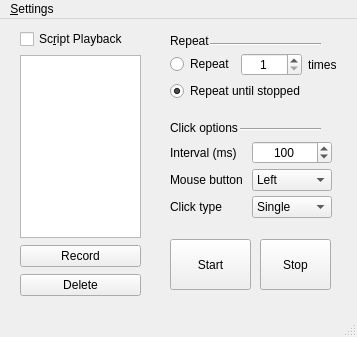
<?xml version="1.0" encoding="UTF-8"?>
<ui version="4.0">
 <class>MainWindow</class>
 <widget class="QMainWindow" name="MainWindow">
  <property name="enabled">
   <bool>true</bool>
  </property>
  <property name="geometry">
   <rect>
    <x>0</x>
    <y>0</y>
    <width>357</width>
    <height>337</height>
   </rect>
  </property>
  <property name="windowTitle">
   <string>MainWindow</string>
  </property>
  <property name="toolButtonStyle">
   <enum>Qt::ToolButtonStyle::ToolButtonIconOnly</enum>
  </property>
  <property name="animated">
   <bool>true</bool>
  </property>
  <property name="documentMode">
   <bool>false</bool>
  </property>
  <widget class="QWidget" name="centralwidget">
   <property name="enabled">
    <bool>true</bool>
   </property>
   <property name="acceptDrops">
    <bool>false</bool>
   </property>
   <widget class="QWidget" name="gridLayoutWidget_2">
    <property name="geometry">
     <rect>
      <x>170</x>
      <y>10</y>
      <width>181</width>
      <height>80</height>
     </rect>
    </property>
    <layout class="QGridLayout" name="repeat_grid">
     <property name="horizontalSpacing">
      <number>6</number>
     </property>
     <property name="verticalSpacing">
      <number>0</number>
     </property>
     <item row="1" column="2">
      <widget class="QLabel" name="label_3">
       <property name="text">
        <string>times</string>
       </property>
      </widget>
     </item>
     <item row="0" column="0" colspan="3">
      <widget class="QLabel" name="repeat_label">
       <property name="sizePolicy">
        <sizepolicy hsizetype="Preferred" vsizetype="Fixed">
         <horstretch>0</horstretch>
         <verstretch>0</verstretch>
        </sizepolicy>
       </property>
       <property name="text">
        <string>Repeat</string>
       </property>
      </widget>
     </item>
     <item row="1" column="1">
      <widget class="QSpinBox" name="repeat_times_input">
       <property name="sizePolicy">
        <sizepolicy hsizetype="Fixed" vsizetype="Fixed">
         <horstretch>0</horstretch>
         <verstretch>0</verstretch>
        </sizepolicy>
       </property>
       <property name="layoutDirection">
        <enum>Qt::LayoutDirection::LeftToRight</enum>
       </property>
       <property name="autoFillBackground">
        <bool>false</bool>
       </property>
       <property name="frame">
        <bool>true</bool>
       </property>
       <property name="alignment">
        <set>Qt::AlignmentFlag::AlignCenter</set>
       </property>
       <property name="accelerated">
        <bool>false</bool>
       </property>
       <property name="minimum">
        <number>1</number>
       </property>
       <property name="maximum">
        <number>10000</number>
       </property>
       <property name="value">
        <number>1</number>
       </property>
      </widget>
     </item>
     <item row="2" column="0" colspan="3">
      <widget class="QRadioButton" name="repeat_stop_radio">
       <property name="text">
        <string>Repeat until stopped</string>
       </property>
       <property name="checked">
        <bool>true</bool>
       </property>
      </widget>
     </item>
     <item row="1" column="0">
      <widget class="QRadioButton" name="repeat_times_radio">
       <property name="text">
        <string>Repeat</string>
       </property>
      </widget>
     </item>
    </layout>
   </widget>
   <widget class="QPushButton" name="start_btn">
    <property name="geometry">
     <rect>
      <x>170</x>
      <y>220</y>
      <width>81</width>
      <height>51</height>
     </rect>
    </property>
    <property name="text">
     <string>Start</string>
    </property>
    <property name="default">
     <bool>false</bool>
    </property>
   </widget>
   <widget class="Line" name="line_3">
    <property name="geometry">
     <rect>
      <x>210</x>
      <y>10</y>
      <width>111</width>
      <height>31</height>
     </rect>
    </property>
    <property name="orientation">
     <enum>Qt::Orientation::Horizontal</enum>
    </property>
   </widget>
   <widget class="QWidget" name="verticalLayoutWidget_2">
    <property name="geometry">
     <rect>
      <x>20</x>
      <y>10</y>
      <width>131</width>
      <height>331</height>
     </rect>
    </property>
    <layout class="QVBoxLayout" name="verticalLayout">
     <item>
      <widget class="QCheckBox" name="enable_script_checkbox">
       <property name="text">
        <string>Sc&amp;ript Playback</string>
       </property>
       <property name="autoRepeat">
        <bool>false</bool>
       </property>
       <property name="tristate">
        <bool>false</bool>
       </property>
      </widget>
     </item>
     <item>
      <widget class="QWidget" name="script_container" native="true">
       <property name="sizePolicy">
        <sizepolicy hsizetype="Minimum" vsizetype="Minimum">
         <horstretch>0</horstretch>
         <verstretch>0</verstretch>
        </sizepolicy>
       </property>
       <property name="maximumSize">
        <size>
         <width>16777215</width>
         <height>16777215</height>
        </size>
       </property>
       <widget class="QWidget" name="layoutWidget">
        <property name="geometry">
         <rect>
          <x>0</x>
          <y>0</y>
          <width>121</width>
          <height>241</height>
         </rect>
        </property>
        <layout class="QVBoxLayout" name="script_func_group">
         <property name="spacing">
          <number>7</number>
         </property>
         <property name="sizeConstraint">
          <enum>QLayout::SizeConstraint::SetMinimumSize</enum>
         </property>
         <item>
          <widget class="CustomListView" name="listView">
           <property name="enabled">
            <bool>true</bool>
           </property>
           <property name="cursor" stdset="0">
            <cursorShape>ArrowCursor</cursorShape>
           </property>
           <property name="layoutDirection">
            <enum>Qt::LayoutDirection::LeftToRight</enum>
           </property>
          </widget>
         </item>
         <item>
          <widget class="QPushButton" name="record_btn">
           <property name="sizePolicy">
            <sizepolicy hsizetype="Minimum" vsizetype="Fixed">
             <horstretch>0</horstretch>
             <verstretch>0</verstretch>
            </sizepolicy>
           </property>
           <property name="autoFillBackground">
            <bool>false</bool>
           </property>
           <property name="text">
            <string>Record</string>
           </property>
           <property name="checkable">
            <bool>false</bool>
           </property>
           <property name="checked">
            <bool>false</bool>
           </property>
           <property name="autoDefault">
            <bool>false</bool>
           </property>
           <property name="default">
            <bool>false</bool>
           </property>
           <property name="flat">
            <bool>false</bool>
           </property>
          </widget>
         </item>
         <item>
          <widget class="QPushButton" name="delete_btn">
           <property name="text">
            <string>Delete</string>
           </property>
          </widget>
         </item>
        </layout>
       </widget>
      </widget>
     </item>
    </layout>
   </widget>
   <widget class="QWidget" name="click_container" native="true">
    <property name="geometry">
     <rect>
      <x>160</x>
      <y>90</y>
      <width>191</width>
      <height>111</height>
     </rect>
    </property>
    <widget class="Line" name="line">
     <property name="geometry">
      <rect>
       <x>80</x>
       <y>0</y>
       <width>81</width>
       <height>41</height>
      </rect>
     </property>
     <property name="orientation">
      <enum>Qt::Orientation::Horizontal</enum>
     </property>
    </widget>
    <widget class="QWidget" name="gridLayoutWidget">
     <property name="geometry">
      <rect>
       <x>10</x>
       <y>10</y>
       <width>162</width>
       <height>99</height>
      </rect>
     </property>
     <layout class="QGridLayout" name="click_grid">
      <property name="sizeConstraint">
       <enum>QLayout::SizeConstraint::SetDefaultConstraint</enum>
      </property>
      <property name="leftMargin">
       <number>0</number>
      </property>
      <property name="horizontalSpacing">
       <number>9</number>
      </property>
      <property name="verticalSpacing">
       <number>5</number>
      </property>
      <item row="1" column="0">
       <widget class="QLabel" name="interval_label">
        <property name="sizePolicy">
         <sizepolicy hsizetype="Fixed" vsizetype="Preferred">
          <horstretch>0</horstretch>
          <verstretch>0</verstretch>
         </sizepolicy>
        </property>
        <property name="text">
         <string>Interval (ms)</string>
        </property>
        <property name="alignment">
         <set>Qt::AlignmentFlag::AlignLeading|Qt::AlignmentFlag::AlignLeft|Qt::AlignmentFlag::AlignVCenter</set>
        </property>
       </widget>
      </item>
      <item row="0" column="0" colspan="2">
       <widget class="QLabel" name="click_label">
        <property name="enabled">
         <bool>true</bool>
        </property>
        <property name="frameShape">
         <enum>QFrame::Shape::NoFrame</enum>
        </property>
        <property name="text">
         <string>Click options</string>
        </property>
        <property name="scaledContents">
         <bool>false</bool>
        </property>
        <property name="alignment">
         <set>Qt::AlignmentFlag::AlignLeading|Qt::AlignmentFlag::AlignLeft|Qt::AlignmentFlag::AlignVCenter</set>
        </property>
       </widget>
      </item>
      <item row="2" column="0">
       <widget class="QLabel" name="button_label">
        <property name="sizePolicy">
         <sizepolicy hsizetype="Fixed" vsizetype="Preferred">
          <horstretch>0</horstretch>
          <verstretch>0</verstretch>
         </sizepolicy>
        </property>
        <property name="text">
         <string>Mouse button</string>
        </property>
        <property name="alignment">
         <set>Qt::AlignmentFlag::AlignLeading|Qt::AlignmentFlag::AlignLeft|Qt::AlignmentFlag::AlignVCenter</set>
        </property>
       </widget>
      </item>
      <item row="2" column="1">
       <widget class="QComboBox" name="button_combobox">
        <item>
         <property name="text">
          <string>Left</string>
         </property>
        </item>
        <item>
         <property name="text">
          <string>Right</string>
         </property>
        </item>
        <item>
         <property name="text">
          <string>Middle</string>
         </property>
        </item>
       </widget>
      </item>
      <item row="1" column="1">
       <widget class="QSpinBox" name="click_interval_input">
        <property name="sizePolicy">
         <sizepolicy hsizetype="Expanding" vsizetype="Fixed">
          <horstretch>0</horstretch>
          <verstretch>0</verstretch>
         </sizepolicy>
        </property>
        <property name="layoutDirection">
         <enum>Qt::LayoutDirection::LeftToRight</enum>
        </property>
        <property name="autoFillBackground">
         <bool>false</bool>
        </property>
        <property name="frame">
         <bool>true</bool>
        </property>
        <property name="alignment">
         <set>Qt::AlignmentFlag::AlignCenter</set>
        </property>
        <property name="accelerated">
         <bool>false</bool>
        </property>
        <property name="minimum">
         <number>1</number>
        </property>
        <property name="maximum">
         <number>9999999</number>
        </property>
        <property name="value">
         <number>100</number>
        </property>
       </widget>
      </item>
      <item row="3" column="1">
       <widget class="QComboBox" name="clicktype_combobox">
        <item>
         <property name="text">
          <string>Single</string>
         </property>
        </item>
        <item>
         <property name="text">
          <string>Double</string>
         </property>
        </item>
       </widget>
      </item>
      <item row="3" column="0">
       <widget class="QLabel" name="clicktype_label">
        <property name="sizePolicy">
         <sizepolicy hsizetype="Fixed" vsizetype="Preferred">
          <horstretch>0</horstretch>
          <verstretch>0</verstretch>
         </sizepolicy>
        </property>
        <property name="text">
         <string>Click type</string>
        </property>
        <property name="alignment">
         <set>Qt::AlignmentFlag::AlignLeading|Qt::AlignmentFlag::AlignLeft|Qt::AlignmentFlag::AlignVCenter</set>
        </property>
       </widget>
      </item>
     </layout>
    </widget>
   </widget>
   <widget class="QPushButton" name="stop_btn">
    <property name="geometry">
     <rect>
      <x>260</x>
      <y>220</y>
      <width>71</width>
      <height>51</height>
     </rect>
    </property>
    <property name="text">
     <string>Stop</string>
    </property>
    <property name="default">
     <bool>false</bool>
    </property>
   </widget>
  </widget>
  <widget class="QMenuBar" name="menubar">
   <property name="geometry">
    <rect>
     <x>0</x>
     <y>0</y>
     <width>357</width>
     <height>22</height>
    </rect>
   </property>
   <widget class="QMenu" name="menusettings">
    <property name="title">
     <string>&amp;Settings</string>
    </property>
    <addaction name="playbackconfig_QAction"/>
   </widget>
   <addaction name="menusettings"/>
  </widget>
  <widget class="QStatusBar" name="statusbar"/>
  <action name="playbackconfig_QAction">
   <property name="text">
    <string>Pl&amp;ayback config</string>
   </property>
  </action>
 </widget>
 <customwidgets>
  <customwidget>
   <class>CustomListView</class>
   <extends>QListView</extends>
   <header>modules.model_view</header>
  </customwidget>
 </customwidgets>
 <resources/>
 <connections/>
</ui>
